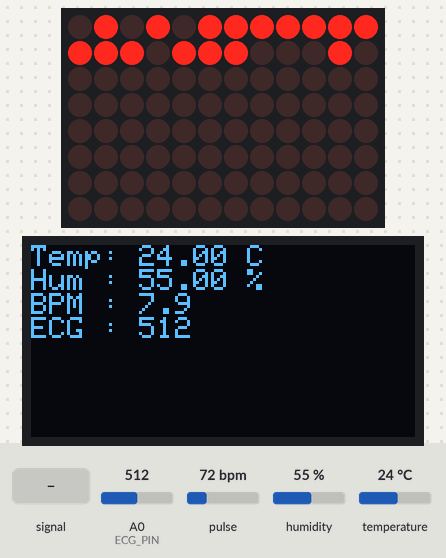
The sketch below on a simulated Arduino Uno R4 WiFi. Parts: 12×8 LED matrix, 128×64 one-colour display. Inputs (shaded band) come from the test bench; at power-on: pulse 72 bpm, A0 (ECG_PIN) = 512, humidity 55 %, temperature 24 °C. WiFi joins after 1.5 s; servers stay silent unless stated; uploads are accepted with an empty reply; what the sketch prints to the serial monitor is not drawn.

Above: at 3.8 s.
3.9 s: A0 (ECG_PIN) fed a 200 Hz sine of ±81 counts around its level
At 4.31 s:
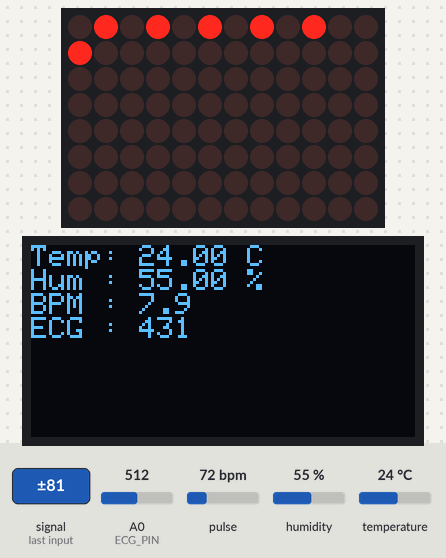
5.6 s: pulse set to 42 bpm
At 5.86 s:
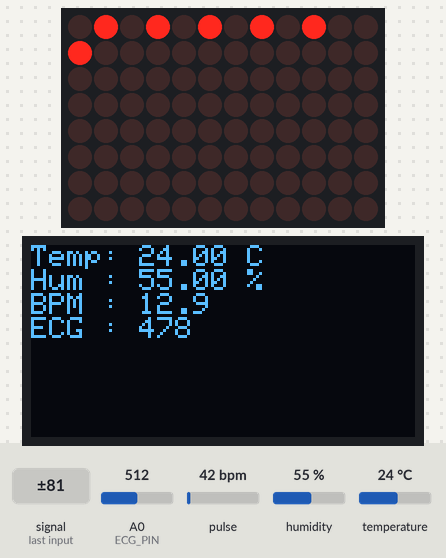
7.2 s: A0 (ECG_PIN) set to 716
At 7.6 s:
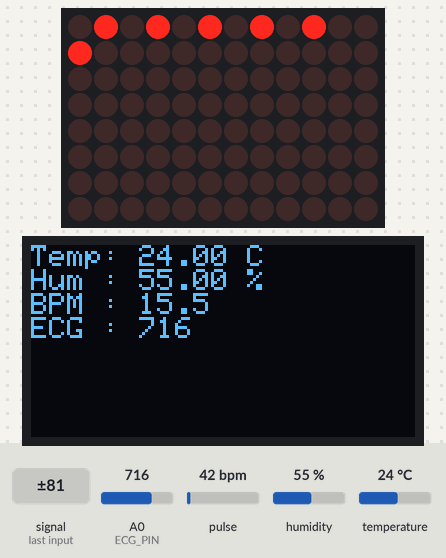
8.7 s: humidity set to 22 %
At 10.2 s:
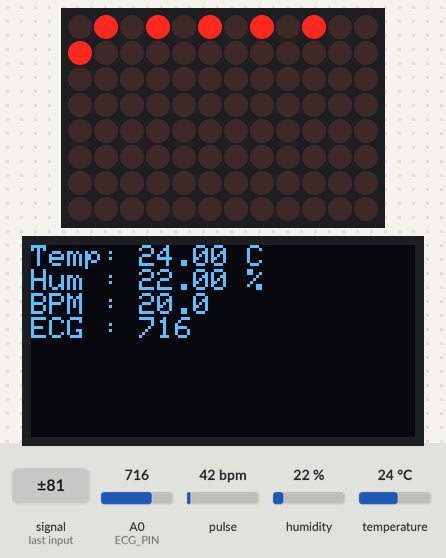
10.3 s: temperature set to 12 °C
At 11.8 s:
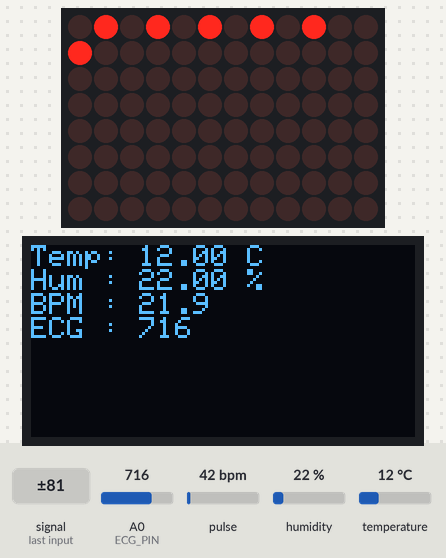
12.3 s: A0 (ECG_PIN) fed a 1000 Hz sine of ±255 counts around its level
At 12.54 s:
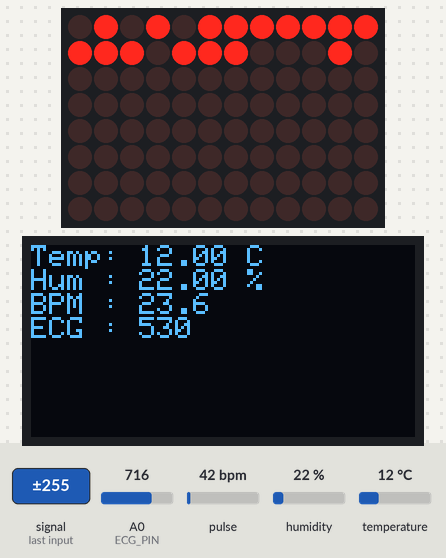
Timing chart, 0 to 14.9 s (numbered marks = the images above; inputs shaded):
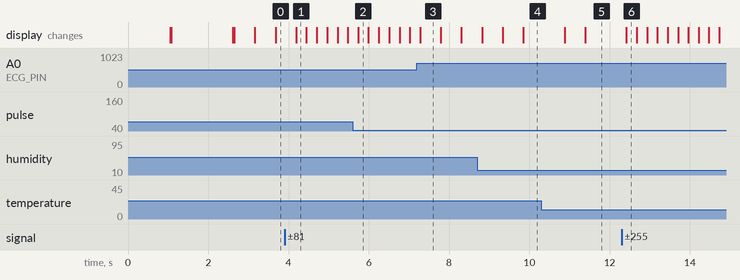

The sketch:

arduino_R4_code.ino
```cpp
#include <WiFiS3.h>
#include <ArduinoHttpClient.h>
#include <Wire.h>
#include "MAX30105.h"
#include "heartRate.h"
#include "DHT.h"
#include <Adafruit_GFX.h>
#include <Adafruit_SSD1306.h>
#include "Arduino_LED_Matrix.h"   // ⭐ NEW for Uno R4 LED matrix

// ---------- Sensor Pins ----------
#define DHTPIN 2
#define DHTTYPE DHT22
#define ECG_PIN A0
#define LO_PLUS 7
#define LO_MINUS 6

// ---------- WiFi Credentials ----------
char ssid[] = "Enter your username";      // <-- Change this
char pass[] = "Enter your password";  // <-- Change this

// ---------- Server Info ----------
char serverAddress[] = "10.159.251.149";   // <-- Raspberry Pi IP
int port = 5000;                          // Flask port

// ---------- Objects ----------
WiFiClient wifi;
HttpClient client = HttpClient(wifi, serverAddress, port);
MAX30105 particleSensor;
DHT dht(DHTPIN, DHTTYPE);
Adafruit_SSD1306 display(128, 64, &Wire, -1);
ArduinoLEDMatrix matrix;  // ⭐ LED matrix controller

// ---------- Heart Rate Variables ----------
long lastBeat = 0;
float beatsPerMinute;
float beatAvg = 0;
unsigned long lastMatrixBeat = 0;

// ---------- Heart Frames for Matrix ❤️ ----------
// Removed 'const' to fix compilation error
uint8_t heart_small[5][5] = {
  {0,1,0,1,0},
  {1,0,1,0,1},
  {0,0,1,0,0},
  {0,0,0,0,0},
  {0,0,0,0,0}
};

uint8_t heart_big[5][5] = {
  {0,1,0,1,0},
  {1,1,1,1,1},
  {1,1,1,1,1},
  {0,1,1,1,0},
  {0,0,1,0,0}
};

// ---------- Setup ----------
void setup() {
  Serial.begin(115200);
  delay(1000);

  pinMode(LO_PLUS, INPUT);
  pinMode(LO_MINUS, INPUT);

  // --- Initialize matrix ---
  matrix.begin();
  matrix.clear();
  matrix.renderBitmap(heart_small, 5, 5);

  // --- OLED ---
  if(!display.begin(SSD1306_SWITCHCAPVCC, 0x3C)) {
    Serial.println("SSD1306 not found");
    while(1);
  }
  display.clearDisplay();
  display.setTextSize(1);
  display.setTextColor(SSD1306_WHITE);
  display.setCursor(0,0);
  display.println("Initializing...");
  display.display();

  // --- DHT ---
  dht.begin();

  // --- MAX30102 ---
  if (!particleSensor.begin(Wire, I2C_SPEED_STANDARD)) {
    Serial.println("MAX30102 not found!");
    while(1);
  }
  particleSensor.setup();
  particleSensor.setPulseAmplitudeRed(0x0A);
  particleSensor.setPulseAmplitudeIR(0x7F);

  // --- Wi-Fi ---
  Serial.print("Connecting to WiFi ");
  Serial.println(ssid);
  display.println("Connecting WiFi...");
  display.display();

  while (WiFi.begin(ssid, pass) != WL_CONNECTED) {
    Serial.print(".");
    delay(1000);
  }

  Serial.println("\nWiFi connected!");
  Serial.print("IP: ");
  Serial.println(WiFi.localIP());
  display.println("WiFi Connected!");
  display.display();
}

// ---------- Draw Heart on Matrix ----------
void drawHeart(bool big) {
  if (big)
    matrix.renderBitmap(heart_big, 5, 5);
  else
    matrix.renderBitmap(heart_small, 5, 5);
}

// ---------- Main Loop ----------
void loop() {
  // 1️⃣ Read Sensors
  float temperature = dht.readTemperature();
  float humidity = dht.readHumidity();
  int ecgValue = analogRead(ECG_PIN);
  long irValue = particleSensor.getIR();

  // 2️⃣ Heartbeat Detection
  bool beatDetected = false;
  if (checkForBeat(irValue)) {
    beatDetected = true;
    long delta = millis() - lastBeat;
    lastBeat = millis();
    beatsPerMinute = 60 / (delta / 1000.0);

    if (beatsPerMinute < 255 && beatsPerMinute > 20) {
      beatAvg = (beatAvg * 0.9) + (beatsPerMinute * 0.1);
    }
  }

  // 3️⃣ Display on OLED
  display.clearDisplay();
  display.setCursor(0,0);
  display.print("Temp: "); display.print(temperature); display.println(" C");
  display.print("Hum : "); display.print(humidity); display.println(" %");
  display.print("BPM : "); display.println(beatAvg, 1);
  display.print("ECG : "); display.println(ecgValue);
  display.display();

  // 4️⃣ LED Matrix Heartbeat ❤️
  if (beatDetected) {
    drawHeart(true);                     // Big heart on beat
    lastMatrixBeat = millis();
  } else if (millis() - lastMatrixBeat > 300) {
    drawHeart(false);                    // Back to small heart
  }

  // 5️⃣ Debug Serial
  Serial.print("IR="); Serial.print(irValue);
  Serial.print(" BPM="); Serial.print(beatAvg, 1);
  Serial.print(" Temp="); Serial.print(temperature);
  Serial.print("C Hum="); Serial.print(humidity);
  Serial.print("% ECG="); Serial.println(ecgValue);

  // 6️⃣ Send JSON to Raspberry Pi Flask Server
  String json = "{\"temperature\":" + String(temperature,1) +
                ",\"humidity\":" + String(humidity,1) +
                ",\"heartrate\":" + String(beatAvg,1) +
                ",\"ecg\":" + String(ecgValue) + "}";

  client.beginRequest();
  client.post("/data");
  client.sendHeader("Content-Type", "application/json");
  client.sendHeader("Content-Length", json.length());
  client.beginBody();
  client.print(json);
  client.endRequest();

  int statusCode = client.responseStatusCode();
  String response = client.responseBody();
  Serial.print("HTTP Response Code: ");
  Serial.println(statusCode);
  Serial.println(response);

  delay(20);  // short delay for smooth reading
}
```

Measured:
- what the display in image 3 shows lasts 0.5 s, from 7.3 s to 7.8 s
